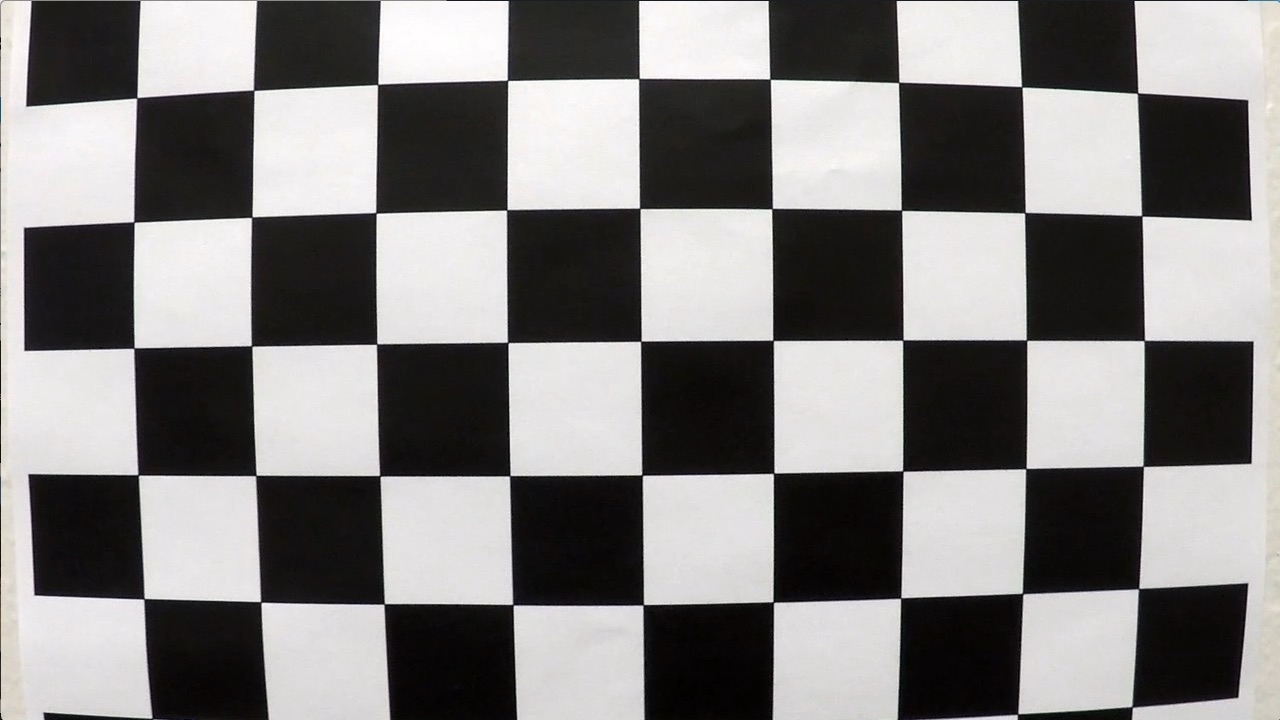
#> input picture camera_cal/calibration1.jpg, 1280 x 720 px; its folder holds 5 pictures in this run
$ python camera.py
#> lines starting #> are read from the running program, lines starting #| are printed output that depends on the picture
import cv2
import glob
import numpy as np
import matplotlib.image as mpimg

# Class Camera will internally hold the camera matrix and distortion
# coefficients as well as transformation matricies for converting between
# birdseye view and the car view. The class has several methods:
#   calibrateCamera : will take in folder name containing images (named
#     calibration*.jpg) of checker boards and the size of the checker
#     board. The function will then compute the camera matrix and
#     distortion coefficients.
#   undistort : will take in an image and apply the distortion correction.
#   transform_to_birdseye_view :
#   transform_to_cars_view :
#   saveCalibration : save the camera matrix and distortion coefficients
#   loadCalibration : load a camera matrix and distortion coefficients
class Camera:
    def __init__(self, filename=None):

        # Camera calibration
        self.cameraMatrix = None
        self.distCoeffs = None
        self._objpoints = []
        self._imgpoints = []

        self.loadCalibration(filename)

        # Perspective transform
        self._car_points = np.float32([[200,720],[585,455],[695,455],[1080,720]])
        self._birdseye_points = np.float32([[300,720],[300,0],  [980,0], [980,720]])

        self._in_height = 720
        self._out_height = 720

        self._M = cv2.getPerspectiveTransform(self._car_points, self._birdseye_points)
        self._Minv = np.linalg.inv(self._M)

    @property
    def car_points(self):
        return self._car_points

    @car_points.setter
    def car_points(self, pts):
        self._car_points = pts
        if pts.shape == self._birdseye_points.shape:
            self._M = cv2.getPerspectiveTransform(self._car_points, self._birdseye_points)
            self._Minv = np.linalg.inv(self._M)
            self._in_height = np.max(pts[:,1])
        else:
            print('Warning! Number of car-view points and birds-eye-view points are not the same. Cannot update transformation matrices.')

    @property
    def birdseye_points(self):
        return self._birdseye_points

    @birdseye_points.setter
    def birdseye_points(self, pts):
        self._birdseye_points = pts
        if pts.shape == self._car_points.shape:
            self._M = cv2.getPerspectiveTransform(self._car_points, self._birdseye_points)
            self._Minv = np.linalg.inv(self._M)
            self._out_height = np.max(pts[:,1])
        else:
            print('Warning! Number of car-view points and birds-eye-view points are not the same. Cannot update transformation matrices.')

    def calibrateCamera(self, folder, chessBoardSize=(9,6)):
#> called with folder = './camera_cal', chessBoardSize = (9, 6)
        imageNames = glob.glob('{}/calibration*.jpg'.format(folder))

        objp = np.zeros((chessBoardSize[0]*chessBoardSize[1],3), np.float32)
        objp[:,:2] = np.mgrid[0:chessBoardSize[0],0:chessBoardSize[1]].T.reshape(-1,2)

        # Read in images and create the image points and object points
        # arrays
        for imageName in imageNames:
            # read in image
            img = mpimg.imread(imageName) # RGB image
#> img is the input picture: shape (720, 1280, 3); mean R, G, B 130.1, 128.4, 127.8

            # convert to gray scale
            gray = cv2.cvtColor(img,cv2.COLOR_RGB2GRAY)

            # find chessboard corners
            ret, corners = cv2.findChessboardCorners(gray, chessBoardSize, None)
#> ret = False; corners = None

            # if corners are found, add points to list
            if ret == True:
                self._imgpoints.append(corners)
                self._objpoints.append(objp)

        # Create calibration
        # Note, this line makes the assumption that all images are the same size
        ret, mtx, dist, rvecs, tvecs = cv2.calibrateCamera(self._objpoints, self._imgpoints, gray.shape[::-1], None, None)

        # Save calibration matrix and distortion coeffs.
        self.cameraMatrix = mtx
        self.distCoeffs = dist

    def undistort(self, img):
        if self.cameraMatrix is None:
            raise ValueError('cameraMatrix is None, must first calibrate the camera before running undistort.')
        else:
            return cv2.undistort(img, self.cameraMatrix, self.distCoeffs, None, self.cameraMatrix)

    def transform_to_birdseye_view(self, img, shape=None):
        if img.ndim == 3:
            if img.shape[2]==2 and img.shape[1]==1:
                # Assume set of points
                return cv2.perspectiveTransform(img, self._M)

        if shape is None:
            imshape = (img.shape[1], self._out_height)
        else:
            imshape = shape
        return cv2.warpPerspective(img, self._M, imshape)

    def transform_to_cars_view(self, img, shape=None):

        if img.shape[2]==2 and img.shape[1]==1:
            # Assume set of points
            return cv2.perspectiveTransform(img, self._Minv)
        else:
            # Assume image
            if shape is None:
                imshape = (img.shape[1], self._in_height)
            else:
                imshape = shape
            return cv2.warpPerspective(img, self._Minv, imshape)

    def saveCalibration(self, filename):
        np.savez(filename, cameraMatrix=self.cameraMatrix,
                           distCoeffs=self.distCoeffs,
                           objpoints=self._objpoints,
                           imgpoints=self._imgpoints)

    def loadCalibration(self, filename):
        if filename is None:
            self.cameraMatrix = None
            self.distCoeffs = None
            self._objpoints = []
            self._imgpoints = []
        else:
            try:
                with np.load(filename) as data:
                    self.cameraMatrix = data['cameraMatrix']
                    self.distCoeffs = data['distCoeffs']
                    self._objpoints = data['objpoints']
                    self._imgpoints = data['imgpoints']
            except:
                print('Error loading file')
                self.cameraMatrix = None
                self.distCoeffs = None
                self._objpoints = []
                self._imgpoints = []


# If running the program the file itself, then create an example image
# showing the distortion correction
if __name__ == '__main__':

    def addText(img, text, pos):
        img = cv2.putText(img, text, pos, cv2.FONT_HERSHEY_SIMPLEX, 2, (0,0,0), 8)
        img = cv2.putText(img, text, pos, cv2.FONT_HERSHEY_SIMPLEX, 2, (255,255,255), 2)
        return img

    # Directory containing calibration images
    calibrationImageDir = './camera_cal'

    # Create Camera object
    CarCam = Camera()
    CarCam.calibrateCamera(folder=calibrationImageDir, chessBoardSize=(9,6))

    # Read in text calibration image and apply correction
    img = mpimg.imread('./camera_cal/calibration16.jpg')
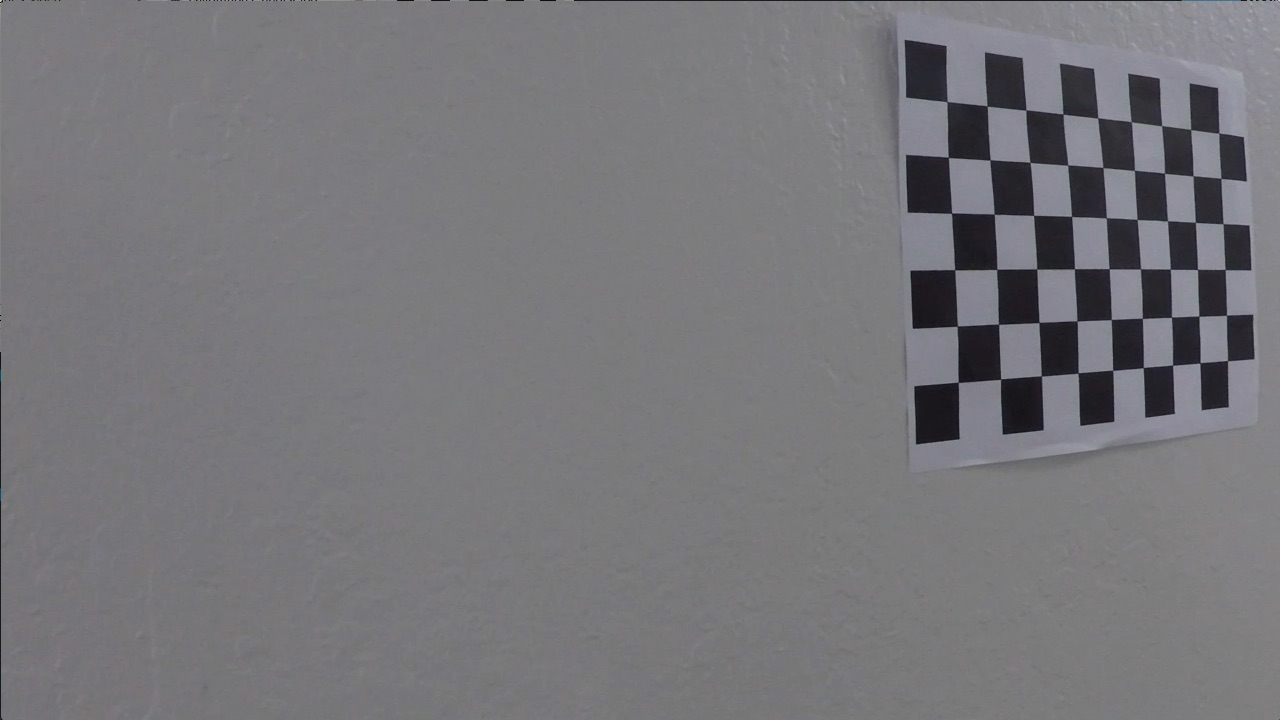
#> input picture camera_cal/calibration16.jpg, 1280 x 720 px
#> img is the input picture: shape (720, 1280, 3); mean R, G, B 118.6, 118, 121.6
    img_undistorted = CarCam.undistort(img)

    # Combine images, add text, and save the image
    example_image = np.concatenate((img, img_undistorted), axis=1)
    example_image = addText(example_image, 'Original image', (50, 100))
    example_image = addText(example_image, 'Undistorted image', (1330,100))

    mpimg.imsave('./output_images/undistorted_calibration16.jpg', example_image)

    # Read in text road image and apply correction
    img = mpimg.imread('./test_images/test5.jpg')
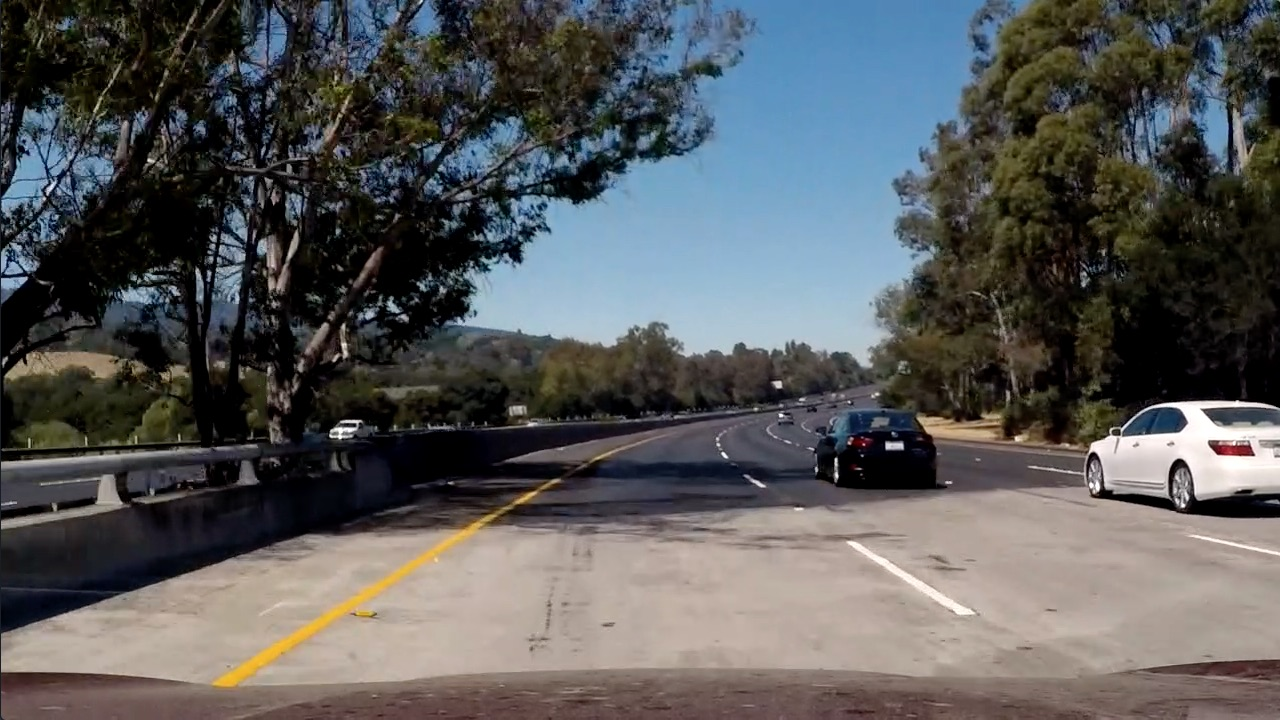
#> input picture test_images/test5.jpg, 1280 x 720 px
#> img is the input picture: shape (720, 1280, 3); mean R, G, B 88.5, 89.3, 89.8
    img_undistorted = CarCam.undistort(img)

    # Combine images, add text, and save the image
    example_image = np.concatenate((img, img_undistorted), axis=1)
    example_image = addText(example_image, 'Original image', (50, 100))
    example_image = addText(example_image, 'Undistorted image', (1330,100))

    mpimg.imsave('./output_images/undistorted_test5.jpg', example_image)

    # Read in text road image and apply correction
    bev = CarCam.transform_to_birdseye_view(img_undistorted)

    cv2.polylines(img_undistorted, np.int32([CarCam.car_points]), True, (255,0,0), 3)
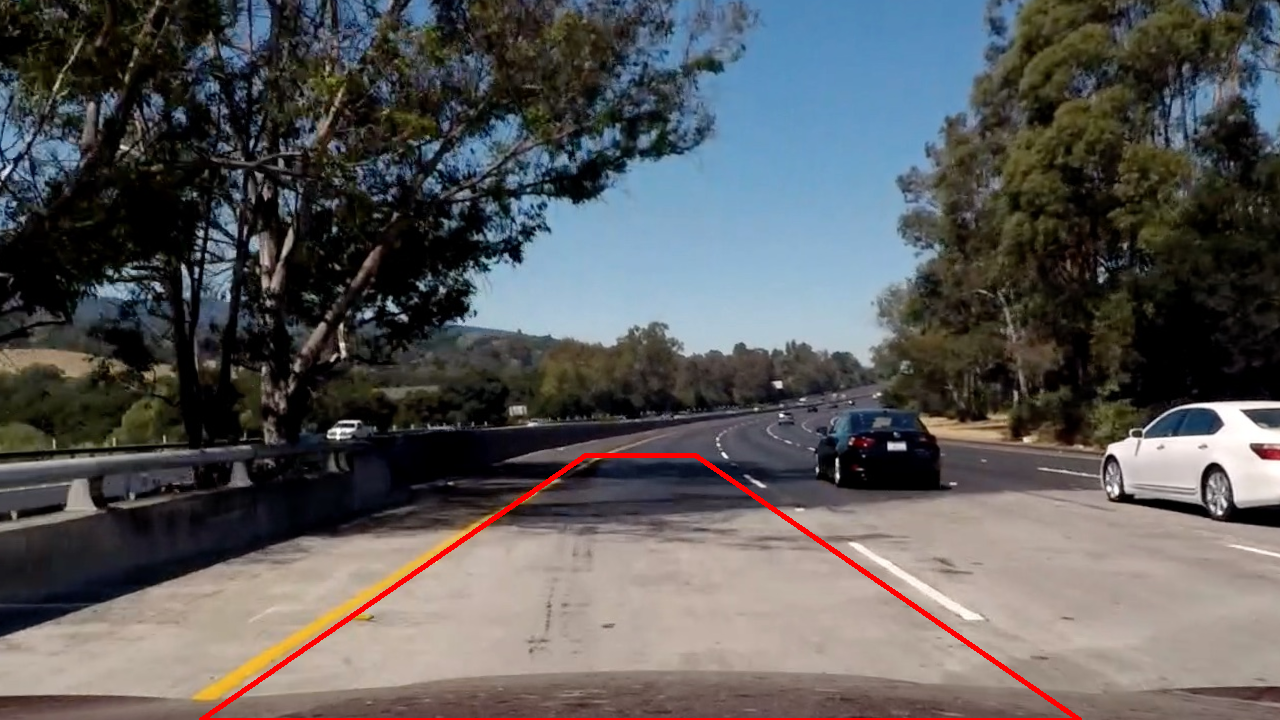
#> img_undistorted: shape (720, 1280, 3); mean R, G, B 90.5, 89.5, 89.8
    cv2.polylines(bev, np.int32([CarCam.birdseye_points]), True, (255,0,0), 3)
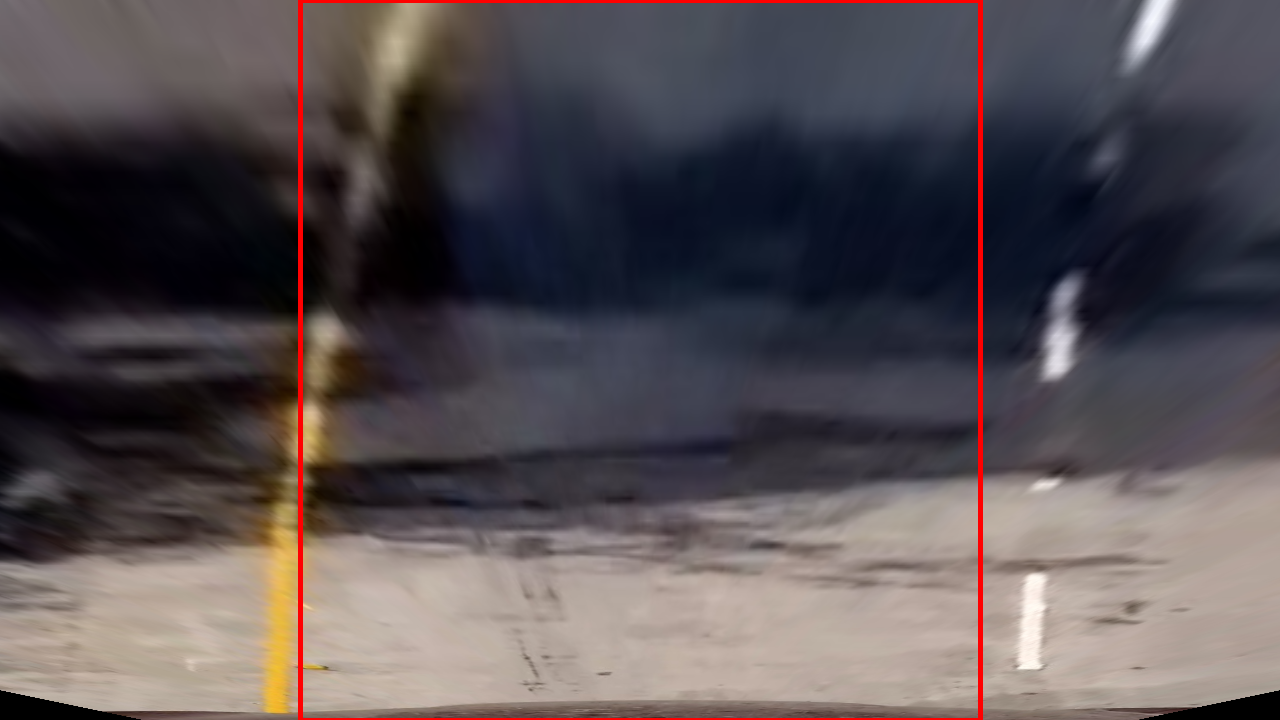
#> bev: shape (720, 1280, 3); mean R, G, B 87.7, 79.6, 82.6

    # Combine images, add text, and save the image
    example_image = np.concatenate((img_undistorted, bev), axis=1)
    example_image = addText(example_image, 'Undistorted image', (50, 100))
    example_image = addText(example_image, 'Birds-eye view', (1330,100))
#> in addText (call 6), `img = cv2.putText(img, text, pos, cv2.FONT_HERSHEY_SIMPLEX, 2, (255,25..`:
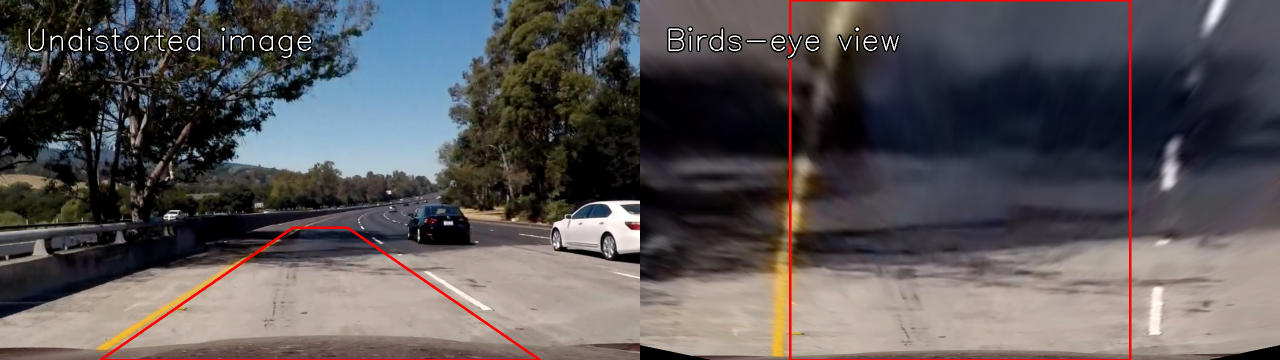
#> img: shape (720, 2560, 3) (shown at 1/2 size); mean R, G, B 89.4, 84.9, 86.5

    mpimg.imsave('./output_images/birdseyeView_test5.jpg', example_image)
